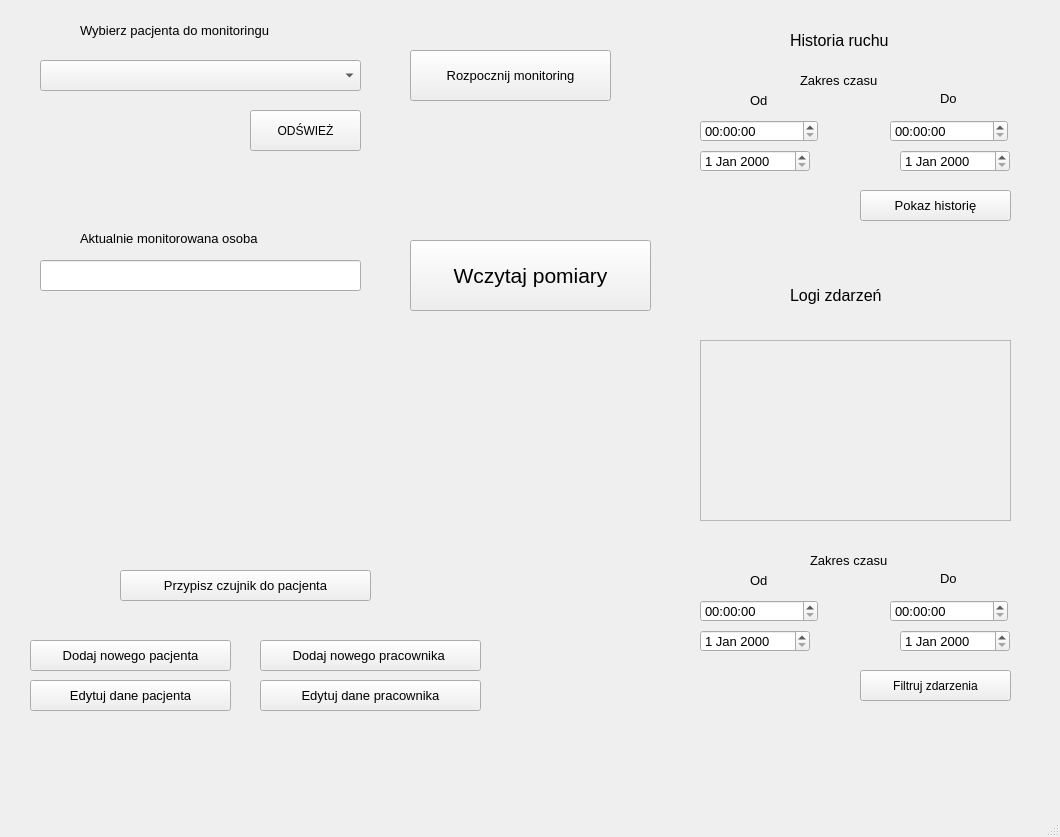
<?xml version="1.0" encoding="UTF-8"?>
<ui version="4.0">
 <class>MainWindow</class>
 <widget class="QMainWindow" name="MainWindow">
  <property name="geometry">
   <rect>
    <x>0</x>
    <y>0</y>
    <width>1060</width>
    <height>837</height>
   </rect>
  </property>
  <property name="windowTitle">
   <string>MainWindow</string>
  </property>
  <widget class="QWidget" name="centralwidget">
   <widget class="QDateEdit" name="historyDateFrom">
    <property name="geometry">
     <rect>
      <x>700</x>
      <y>150</y>
      <width>110</width>
      <height>22</height>
     </rect>
    </property>
    <property name="font">
     <font>
      <pointsize>10</pointsize>
     </font>
    </property>
   </widget>
   <widget class="QTimeEdit" name="historyTimeFrom">
    <property name="geometry">
     <rect>
      <x>700</x>
      <y>120</y>
      <width>118</width>
      <height>22</height>
     </rect>
    </property>
    <property name="font">
     <font>
      <pointsize>10</pointsize>
     </font>
    </property>
   </widget>
   <widget class="QTimeEdit" name="historyTimeTo">
    <property name="geometry">
     <rect>
      <x>890</x>
      <y>120</y>
      <width>118</width>
      <height>22</height>
     </rect>
    </property>
    <property name="font">
     <font>
      <pointsize>10</pointsize>
     </font>
    </property>
   </widget>
   <widget class="QDateEdit" name="historyDateTo">
    <property name="geometry">
     <rect>
      <x>900</x>
      <y>150</y>
      <width>110</width>
      <height>22</height>
     </rect>
    </property>
    <property name="font">
     <font>
      <pointsize>10</pointsize>
     </font>
    </property>
   </widget>
   <widget class="QPushButton" name="showHistoryButton">
    <property name="geometry">
     <rect>
      <x>860</x>
      <y>190</y>
      <width>151</width>
      <height>31</height>
     </rect>
    </property>
    <property name="font">
     <font>
      <pointsize>10</pointsize>
     </font>
    </property>
    <property name="text">
     <string>Pokaz historię</string>
    </property>
   </widget>
   <widget class="QPushButton" name="newPatientButton">
    <property name="geometry">
     <rect>
      <x>30</x>
      <y>640</y>
      <width>201</width>
      <height>31</height>
     </rect>
    </property>
    <property name="font">
     <font>
      <pointsize>10</pointsize>
     </font>
    </property>
    <property name="text">
     <string>Dodaj nowego pacjenta</string>
    </property>
   </widget>
   <widget class="QComboBox" name="choosePatientBox">
    <property name="geometry">
     <rect>
      <x>40</x>
      <y>60</y>
      <width>321</width>
      <height>31</height>
     </rect>
    </property>
    <property name="font">
     <font>
      <pointsize>12</pointsize>
     </font>
    </property>
   </widget>
   <widget class="QLabel" name="choosePatientLabel">
    <property name="geometry">
     <rect>
      <x>80</x>
      <y>20</y>
      <width>251</width>
      <height>21</height>
     </rect>
    </property>
    <property name="font">
     <font>
      <pointsize>10</pointsize>
     </font>
    </property>
    <property name="text">
     <string>Wybierz pacjenta do monitoringu</string>
    </property>
   </widget>
   <widget class="QLabel" name="historyLabel">
    <property name="geometry">
     <rect>
      <x>790</x>
      <y>30</y>
      <width>131</width>
      <height>21</height>
     </rect>
    </property>
    <property name="font">
     <font>
      <pointsize>12</pointsize>
     </font>
    </property>
    <property name="text">
     <string>Historia ruchu</string>
    </property>
   </widget>
   <widget class="QPushButton" name="pushButtonBegin">
    <property name="geometry">
     <rect>
      <x>410</x>
      <y>50</y>
      <width>201</width>
      <height>51</height>
     </rect>
    </property>
    <property name="font">
     <font>
      <pointsize>10</pointsize>
     </font>
    </property>
    <property name="text">
     <string>Rozpocznij monitoring</string>
    </property>
   </widget>
   <widget class="QPushButton" name="editPatientButton">
    <property name="geometry">
     <rect>
      <x>30</x>
      <y>680</y>
      <width>201</width>
      <height>31</height>
     </rect>
    </property>
    <property name="font">
     <font>
      <pointsize>10</pointsize>
     </font>
    </property>
    <property name="text">
     <string>Edytuj dane pacjenta</string>
    </property>
   </widget>
   <widget class="QPushButton" name="newUserButton">
    <property name="geometry">
     <rect>
      <x>260</x>
      <y>640</y>
      <width>221</width>
      <height>31</height>
     </rect>
    </property>
    <property name="font">
     <font>
      <pointsize>10</pointsize>
     </font>
    </property>
    <property name="text">
     <string>Dodaj nowego pracownika </string>
    </property>
   </widget>
   <widget class="QPushButton" name="editEmpButton">
    <property name="geometry">
     <rect>
      <x>260</x>
      <y>680</y>
      <width>221</width>
      <height>31</height>
     </rect>
    </property>
    <property name="font">
     <font>
      <pointsize>10</pointsize>
     </font>
    </property>
    <property name="text">
     <string>Edytuj dane pracownika</string>
    </property>
   </widget>
   <widget class="QLabel" name="logsLabel">
    <property name="geometry">
     <rect>
      <x>790</x>
      <y>280</y>
      <width>131</width>
      <height>31</height>
     </rect>
    </property>
    <property name="font">
     <font>
      <pointsize>12</pointsize>
     </font>
    </property>
    <property name="text">
     <string>Logi zdarzeń</string>
    </property>
   </widget>
   <widget class="QLabel" name="label_6">
    <property name="geometry">
     <rect>
      <x>750</x>
      <y>570</y>
      <width>21</width>
      <height>20</height>
     </rect>
    </property>
    <property name="font">
     <font>
      <pointsize>10</pointsize>
     </font>
    </property>
    <property name="text">
     <string>Od</string>
    </property>
   </widget>
   <widget class="QTimeEdit" name="timeEdit_3">
    <property name="geometry">
     <rect>
      <x>890</x>
      <y>600</y>
      <width>118</width>
      <height>22</height>
     </rect>
    </property>
    <property name="font">
     <font>
      <pointsize>10</pointsize>
     </font>
    </property>
   </widget>
   <widget class="QTimeEdit" name="timeEdit_4">
    <property name="geometry">
     <rect>
      <x>700</x>
      <y>600</y>
      <width>118</width>
      <height>22</height>
     </rect>
    </property>
    <property name="font">
     <font>
      <pointsize>10</pointsize>
     </font>
    </property>
   </widget>
   <widget class="QDateEdit" name="dateEdit_3">
    <property name="geometry">
     <rect>
      <x>900</x>
      <y>630</y>
      <width>110</width>
      <height>22</height>
     </rect>
    </property>
    <property name="font">
     <font>
      <pointsize>10</pointsize>
     </font>
    </property>
   </widget>
   <widget class="QLabel" name="label_7">
    <property name="geometry">
     <rect>
      <x>940</x>
      <y>570</y>
      <width>21</width>
      <height>16</height>
     </rect>
    </property>
    <property name="font">
     <font>
      <pointsize>10</pointsize>
     </font>
    </property>
    <property name="text">
     <string>Do</string>
    </property>
   </widget>
   <widget class="QDateEdit" name="dateEdit_4">
    <property name="geometry">
     <rect>
      <x>700</x>
      <y>630</y>
      <width>110</width>
      <height>22</height>
     </rect>
    </property>
    <property name="font">
     <font>
      <pointsize>10</pointsize>
     </font>
    </property>
   </widget>
   <widget class="QPushButton" name="showEventsButton">
    <property name="geometry">
     <rect>
      <x>860</x>
      <y>670</y>
      <width>151</width>
      <height>31</height>
     </rect>
    </property>
    <property name="text">
     <string>Filtruj zdarzenia</string>
    </property>
   </widget>
   <widget class="QLabel" name="label_8">
    <property name="geometry">
     <rect>
      <x>810</x>
      <y>550</y>
      <width>101</width>
      <height>21</height>
     </rect>
    </property>
    <property name="font">
     <font>
      <pointsize>10</pointsize>
     </font>
    </property>
    <property name="text">
     <string>Zakres czasu</string>
    </property>
   </widget>
   <widget class="QLabel" name="label_9">
    <property name="geometry">
     <rect>
      <x>750</x>
      <y>90</y>
      <width>21</width>
      <height>20</height>
     </rect>
    </property>
    <property name="font">
     <font>
      <pointsize>10</pointsize>
     </font>
    </property>
    <property name="text">
     <string>Od</string>
    </property>
   </widget>
   <widget class="QLabel" name="label_10">
    <property name="geometry">
     <rect>
      <x>940</x>
      <y>90</y>
      <width>21</width>
      <height>16</height>
     </rect>
    </property>
    <property name="font">
     <font>
      <pointsize>10</pointsize>
     </font>
    </property>
    <property name="text">
     <string>Do</string>
    </property>
   </widget>
   <widget class="QLabel" name="label_11">
    <property name="geometry">
     <rect>
      <x>800</x>
      <y>70</y>
      <width>101</width>
      <height>21</height>
     </rect>
    </property>
    <property name="font">
     <font>
      <pointsize>10</pointsize>
     </font>
    </property>
    <property name="text">
     <string>Zakres czasu</string>
    </property>
   </widget>
   <widget class="QLineEdit" name="currentPersonLine">
    <property name="geometry">
     <rect>
      <x>40</x>
      <y>260</y>
      <width>321</width>
      <height>31</height>
     </rect>
    </property>
    <property name="font">
     <font>
      <pointsize>12</pointsize>
     </font>
    </property>
   </widget>
   <widget class="QLabel" name="currentPersonLabel">
    <property name="geometry">
     <rect>
      <x>80</x>
      <y>230</y>
      <width>241</width>
      <height>16</height>
     </rect>
    </property>
    <property name="font">
     <font>
      <pointsize>10</pointsize>
     </font>
    </property>
    <property name="text">
     <string>Aktualnie monitorowana osoba</string>
    </property>
   </widget>
   <widget class="QScrollArea" name="scrollArea">
    <property name="geometry">
     <rect>
      <x>700</x>
      <y>340</y>
      <width>311</width>
      <height>181</height>
     </rect>
    </property>
    <property name="widgetResizable">
     <bool>true</bool>
    </property>
    <widget class="QWidget" name="scrollAreaWidgetContents">
     <property name="geometry">
      <rect>
       <x>0</x>
       <y>0</y>
       <width>309</width>
       <height>179</height>
      </rect>
     </property>
    </widget>
   </widget>
   <widget class="QPushButton" name="pushButtonInsert">
    <property name="geometry">
     <rect>
      <x>410</x>
      <y>240</y>
      <width>241</width>
      <height>71</height>
     </rect>
    </property>
    <property name="font">
     <font>
      <pointsize>16</pointsize>
     </font>
    </property>
    <property name="text">
     <string>Wczytaj pomiary</string>
    </property>
   </widget>
   <widget class="QPushButton" name="pushButtonRefresh">
    <property name="geometry">
     <rect>
      <x>250</x>
      <y>110</y>
      <width>111</width>
      <height>41</height>
     </rect>
    </property>
    <property name="text">
     <string>ODŚWIEŻ</string>
    </property>
   </widget>
   <widget class="QPushButton" name="pushButton">
    <property name="geometry">
     <rect>
      <x>120</x>
      <y>570</y>
      <width>251</width>
      <height>31</height>
     </rect>
    </property>
    <property name="font">
     <font>
      <pointsize>10</pointsize>
     </font>
    </property>
    <property name="text">
     <string>Przypisz czujnik do pacjenta</string>
    </property>
   </widget>
  </widget>
  <widget class="QMenuBar" name="menubar">
   <property name="geometry">
    <rect>
     <x>0</x>
     <y>0</y>
     <width>1060</width>
     <height>21</height>
    </rect>
   </property>
  </widget>
  <widget class="QStatusBar" name="statusbar"/>
 </widget>
 <resources/>
 <connections/>
</ui>
